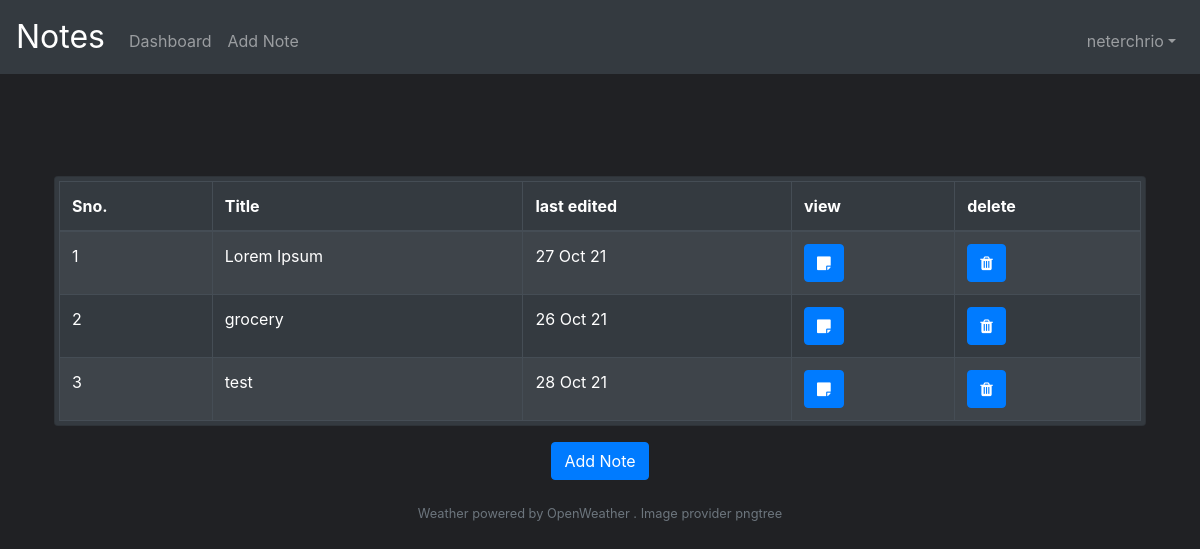
The app's page /dashboard (signed in) with its own data.
### tables this page shows
CREATE TABLE notes( 
noteid TEXT,
Userid INTEGER,
title TEXT NOT NULL,
note TEXT NOT NULL,
creation DATE DEFAULT (DATETIME('now','localtime')),
edited DATE DEFAULT (DATETIME('now','localtime')),
PRIMARY KEY(noteid),
FOREIGN KEY(Userid) REFERENCES users(id)
);

### app.py (the view)
@app.route("/dashboard", methods=["GET", "POST"])
@login_required
def dashboard():
    if request.method == "POST":
        if "add_note" in request.form:
            if request.form['add_note'] == 'True':
                return redirect("/add")
        if "view_button" in request.form:
            return redirect(url_for('.view', noteid = request.form['view_button'] ))
        db.execute(
            "DELETE FROM notes WHERE userid=? and noteid=?;",
            session["user_id"],
            request.form['submit_button']
        )
        flash(u'Note Deleted','alert')
        return redirect("/dashboard")
    else:
        headings = ("Sno.", "Title", "last edited", "view" , "delete ")
        data = db.execute(
            "SELECT noteid, title, edited FROM notes WHERE Userid = ?",
            session["user_id"]
        )
        if len(data) > 0:
            i = 0
            for row in data:
                i += 1
                row['count'] = i
        if (len(data)) == 0:
            return render_template("dashempty.html")
        return render_template("dash.html", headings=headings, data=data)

### app.py (called while the page is built)
@app.after_request
def after_request(response):
    response.headers["Cache-Control"] = "no-cache, no-store, must-revalidate"
    response.headers["Expires"] = 0
    response.headers["Pragma"] = "no-cache"
    return response

### helpers.py (called while the page is built)
def login_required(f):
    @wraps(f)
    def decorated_function(*args, **kwargs):
        if session.get("user_id") is None:
            return redirect("/login")
        return f(*args, **kwargs)
    return decorated_function

def shortDate(input):
    date_time = list(map(int,re.split('-| |:', input)))
    dt_tm = datetime.datetime(date_time[0], date_time[1], date_time[2], date_time[3], date_time[4], date_time[5])
    return(dt_tm.strftime("%d %b %y"))

### templates/dash.html (shortened to what this page needs)
{% extends "layout.html" %}
{% block main %}
<div class="container">
    <div class="row align-items-center">
        <img src="/static/placeholder.png" id="celestialBody" aria-hidden="true" width='80' height="70"></img>
    </div>
    <div class="row align-items-center">
    </div>
</div>
<form action="/dashboard" method="post">
    <div class="card bg-dark p-1" id="tableCard">
        <table class="table table-striped table-bordered table-dark table-responsive-sm">
            <thead>
                <tr>
                    {% for header in headings %}
                    <th>{{ header }}</th>
                    {% endfor %}
                </tr>
            </thead>
            <tbody>
                {% for row in data %}
                <tr>
                    <td> {{row['count']}} </td>
                    <td> {{row['title']}} </td>
                    <td> {{row['edited'] | shortDate}} </td>
                    <td> <button class="btn btn-primary" type="submit" name="view_button" value="{{row['noteid']}}"><i
                                class="fa fa-sticky-note"></i></button> </td>
                    <td> <button class="btn btn-primary" type="submit" name="submit_button" value="{{row['noteid']}}"><i
                                class="fa fa-trash"></i></button></td>
                </tr>
                {% endfor %}
            </tbody>
        </table>
    </div>
    <button class="btn btn-primary" name="add_note" type="submit" value='True'>Add Note</button>
</form>
{% endblock %}

### templates/layout.html (shortened to what this page needs)
<!DOCTYPE html>
<html lang="en">
<head>
    <link rel="stylesheet" href="https://cdnjs.cloudflare.com/ajax/libs/font-awesome/4.7.0/css/font-awesome.min.css">
    <link rel="stylesheet" href="https://cdn.jsdelivr.net/npm/bootstrap@4.5.3/dist/css/bootstrap.min.css">
    <link href="/static/styles.css" rel="stylesheet">
</head>
<body>
    <nav class="navbar navbar-expand-md navbar-dark bg-dark ">
        <a class="navbar-brand" href="/">Notes</a>
        <div class="collapse navbar-collapse" id="navbar">
            {% if session.user_id %}
            <ul class="navbar-nav d-flex mt-2">
                <li class="nav-item"><a class="nav-link" href="/dashboard">Dashboard</a></li>
                <li class="nav-item"><a class="nav-link" href="/add">Add Note</a></li>
            </ul>
            <ul class="navbar-nav ml-auto mt-2">
                <li class="nav-item dropdown">
                    <a class="nav-link dropdown-toggle" href="#" id="navbarDropdown" role="button"
                        data-toggle="dropdown" aria-haspopup="true" aria-expanded="false">{{ session['username'] }}</a>
                </li>
            </ul>
            {% else %}
            <ul class="navbar-nav ml-auto mt-2">
                <li class="nav-item"><a class="nav-link" href="/register">Register</a></li>
                <li class="nav-item"><a class="nav-link" href="/login">Log In</a></li>
            </ul>
            {% endif %}
        </div>
    </nav>
    <main class="container p-4">
        {% block main %}{% endblock %}
    </main>
</body>
<footer class="small text-center text-muted">
    Weather powered by OpenWeather . Image provider pngtree
</footer>
</html>

### static/styles.css (style rules this page uses)
nav .navbar-brand { font-size: xx-large; }
main { overflow-x: auto; text-align: center; }
main img { max-width: 100%; }
main table { text-align: left; }
body { background: #202124; }
p, label, h1, h3, h2, h4, ul>li { color: #F9F9F9; }
.table { margin-bottom: 0; }
#tableCard { margin-bottom: 1rem; }

### records on screen
notes: count "1", title "Lorem Ipsum", edited|shortDate "27 Oct 21"
notes: count "2", title "grocery", edited|shortDate "26 Oct 21"
notes: count "3", title "test", edited|shortDate "28 Oct 21"

### other values on screen
{{ session['username'] }} "neterchrio"
{{ header }} "Sno." "Title" "last edited" "view" "delete"
